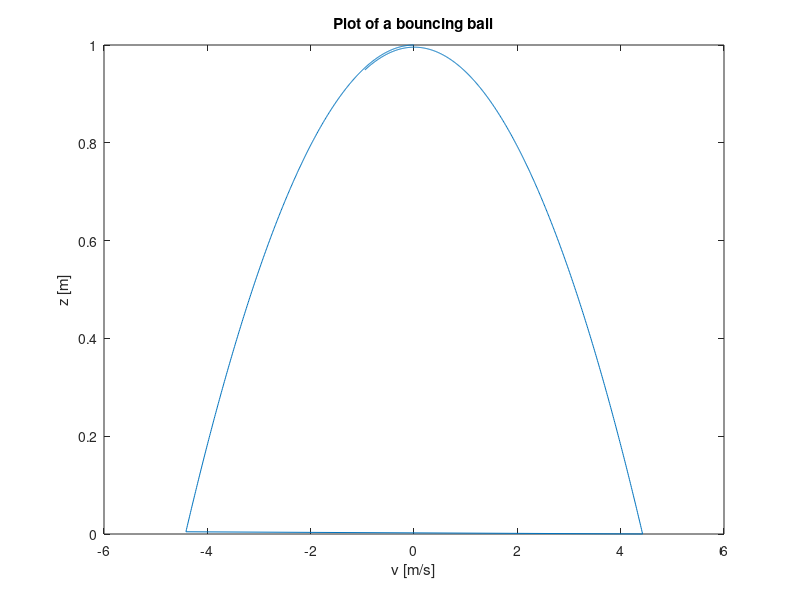

Recreate this plot in MATLAB.
% Constants
g = 9.81;   % m/s^2
m = 0.1;    % kg
h = 0.001;   % 
time = 1.0; % s
dt = 0.001; % timestep
% Initial conditions
v0 = 0;
z0 = 1.0;
% Numerical initialization
n = time/dt;
z = zeros(n,1);
v = zeros(n,1);
a = zeros(n,1);
t = zeros(n,1);
% Set initial values
z(1) = z0;
v(1) = v0;
% Integration loop
for i = 1:n-1
    F = -m*g;
    
    a(i+1) = F/m;
    v(i+1) = v(i) + dt*a(i+1);
    z(i+1) = z(i) + dt*v(i+1);
    if (z(i)>h)&&(z(i+1)<h)
        v(i+1) = -v(i+1);
    end
    t(i+1) = t(i) + dt;
end

plot(v,z)
title('Plot of a bouncing ball')
xlabel('v [m/s]')
ylabel('z [m]')